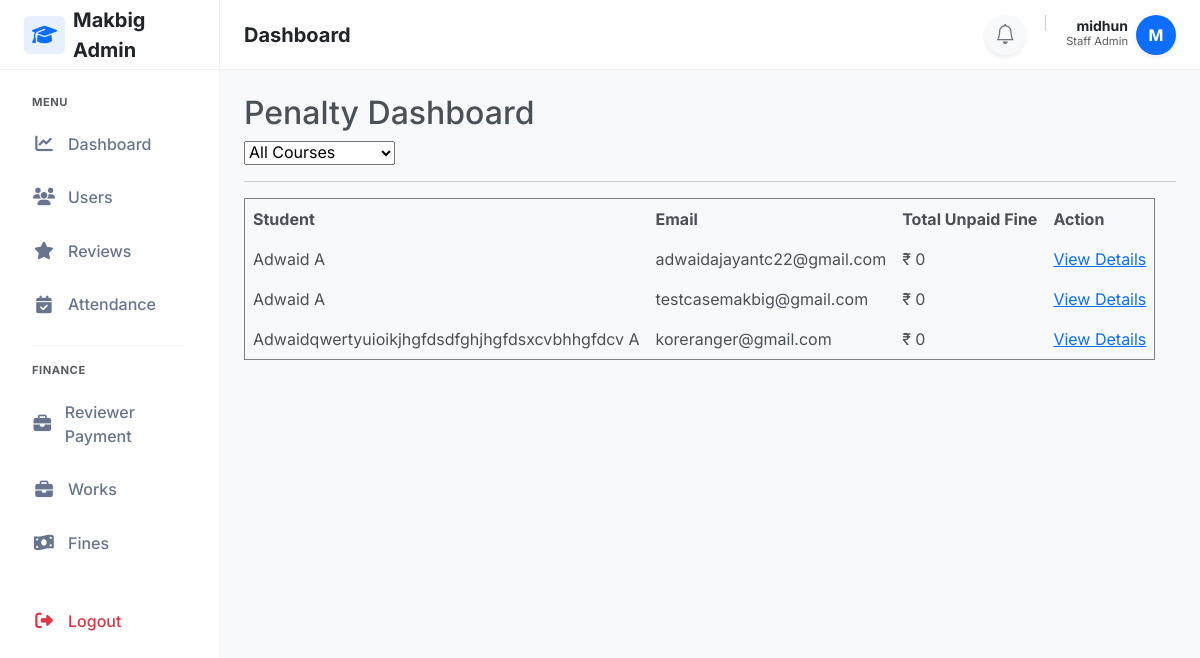
The page /penalties/ (signed in) on the database as committed earlier.
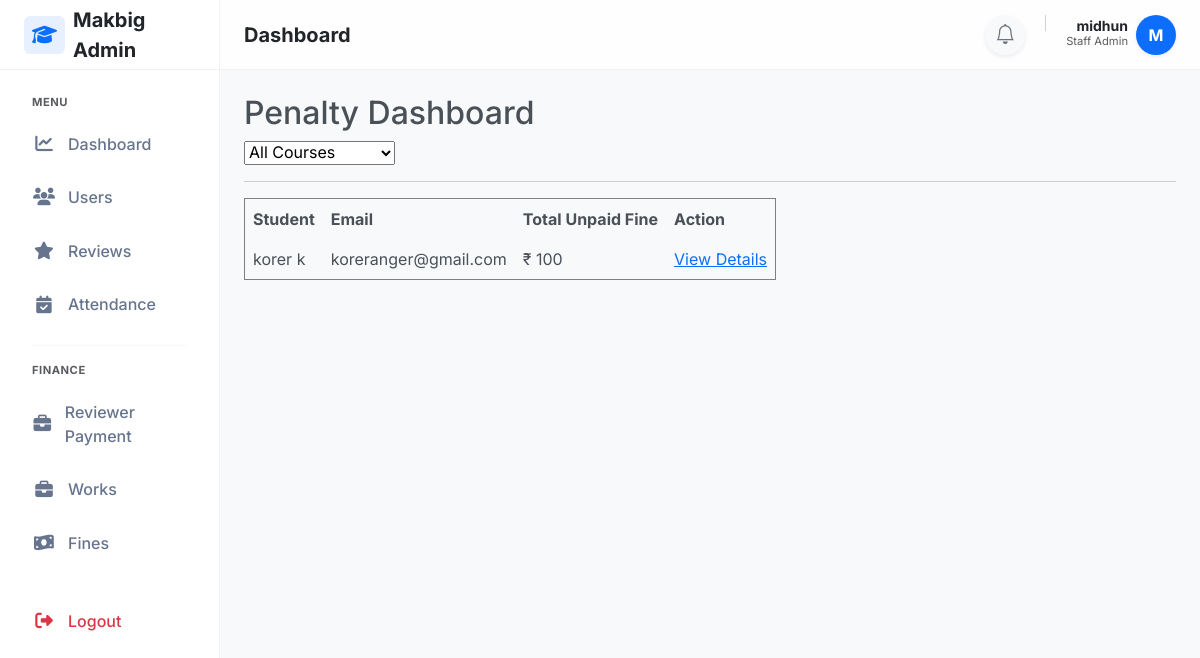
The same page on the database as committed later.
### adminpanel/models.py (models this page shows, shortened)
class StudentProfile(models.Model):
    user=models.OneToOneField(User, on_delete=models.CASCADE)
    course=models.ForeignKey(Course,on_delete=models.PROTECT)
    is_active = models.BooleanField(default=True)
    enrollment_date=models.DateField(auto_now_add=True)
    progress_percent=models.DecimalField(max_digits=5, decimal_places=2, default=0,validators=[MinValueValidator(Decimal('0.00')),MaxValueValidator(Decimal('100.00'))])

class User(AbstractUser):
    email=models.EmailField(unique=True,db_index=True)
    mobile_number = models.CharField(max_length=15, blank=True, null=True,validators=[mobile_validator])
    is_student=models.BooleanField(default=False)
    first_name = models.CharField(max_length=100,validators=[name_validator])
    last_name = models.CharField(max_length=100,validators=[name_validator])

### penalties/views.py (the view)
# urls.py: path('', views.penalty_dashboard, name='fines'),
@login_required
@user_passes_test(is_staff_user)
def penalty_dashboard(request):
    courses = Course.objects.all()
    selected_course = request.GET.get('course')
    students = StudentProfile.objects.all()
    if selected_course:
        students = students.filter(course_id=selected_course)
    students = students.annotate(
        total_unpaid=Sum(
            'penalties__amount',
            filter=Q(penalties__is_paid=False)
        )
    )
    context = {
        'courses': courses,
        'students': students,
        'selected_course': selected_course
    }
    return render(request, 'penalties/fines.html', context)

### penalties/views.py (called while the page is built)
def is_staff_user(user):
    return user.is_staff

### reviewtickets/context_processors.py (called while the page is built)
def ticket_notifications(request):
    if request.user.is_authenticated and request.user.is_staff:
        count = ReviewTicket.objects.filter(
            status='pending',
            is_seen=False
        ).count()
        return {'ticket_notification_count': count}
    return {}

### templates/penalties/fines.html (shortened to what this page needs)
{% extends "layouts/staff_layout.html" %}
{% block content %}
<h2>Penalty Dashboard</h2>
<form method="get">
    <select name="course" onchange="this.form.submit()">
        <option value="">All Courses</option>
    </select>
</form>
<hr>
<table border="1" cellpadding="8">
    <tr>
        <th>Student</th>
        <th>Email</th>
        <th>Total Unpaid Fine</th>
        <th>Action</th>
    </tr>
    {% for student in students %}
    <tr>
        <td>{{ student.user.get_full_name }}</td>
        <td>{{ student.user.email }}</td>
        <td>₹ {{ student.total_unpaid|default:0 }}</td>
        <td>
            <a href="{% url 'student_detail' student.id %}">
                View Details
            </a>
        </td>
    </tr>
    {% endfor %}
</table>
{% endblock %}

Rows that differ between the two databases and show on the page:
removed StudentProfile: user.get_full_name "Adwaid A", user.email "testcasemakbig@gmail.com", total_unpaid "0"
removed StudentProfile: user.get_full_name "Adwaidqwertyuioikjhgfdsdfghjhgfdsxcvbhhgfdcv A", user.email "koreranger@gmail.com", total_unpaid "0"
changed StudentProfile: user.get_full_name "Adwaid A" → "korer k"; user.email "adwaidajayantc22@gmail.com" → "koreranger@gmail.com"; total_unpaid "0" → "100"
